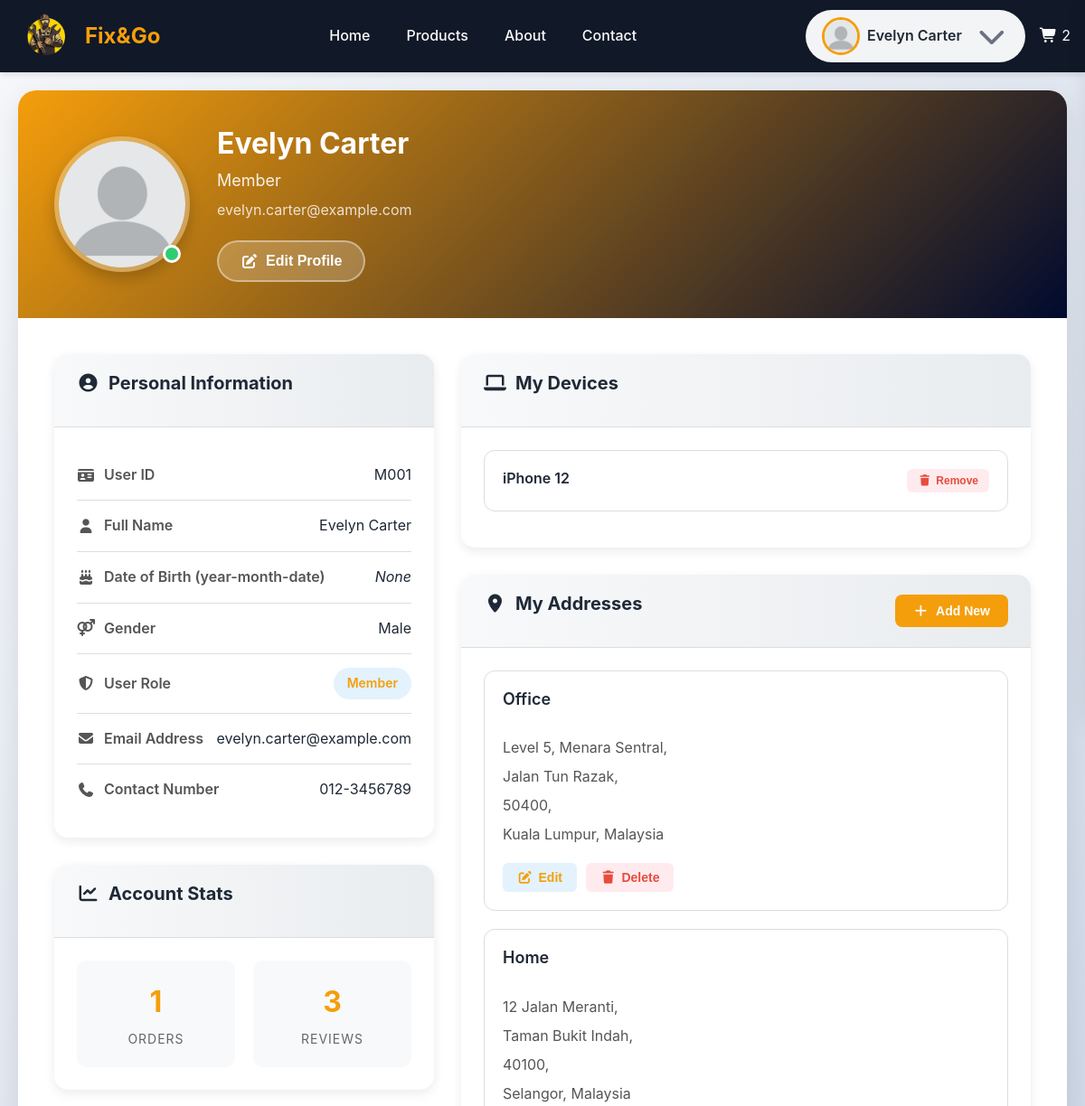
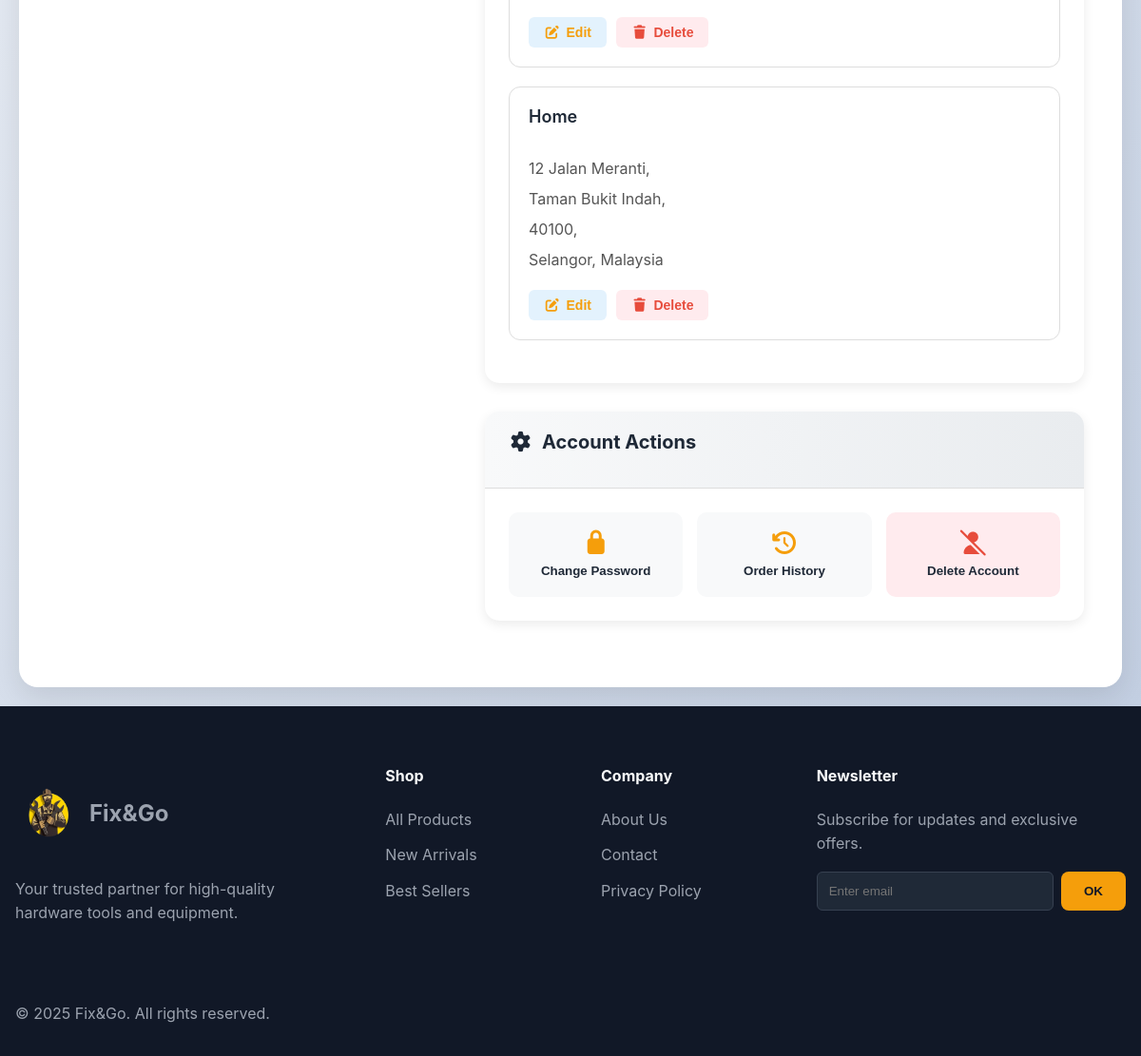
The page /pages/member/profile.php (signed in) on the database its author committed (2 pictures, top to bottom).
### tables this page shows
CREATE TABLE `userprofile` (
  `user_id` varchar(12) NOT NULL,
  `dob` date DEFAULT NULL,
  `contact_num` varchar(20) DEFAULT NULL,
  `gender` enum('Male','Female') DEFAULT NULL
);

CREATE TABLE `userdevices` (
  `mac_address` varchar(17) NOT NULL,
  `device_name` varchar(100) DEFAULT NULL,
  `user_id` varchar(12) NOT NULL
);

CREATE TABLE `address` (
  `address_id` int(11) NOT NULL,
  `address_name` varchar(20) NOT NULL DEFAULT 'Home',
  `user_id` varchar(12) NOT NULL,
  `address_one` varchar(255) NOT NULL,
  `address_two` varchar(255) DEFAULT NULL,
  `address_three` varchar(255) DEFAULT NULL,
  `state` varchar(50) NOT NULL,
  `post_code` varchar(5) NOT NULL,
  `country` varchar(40) NOT NULL DEFAULT 'Malaysia'
);

### _base.php (called while the page is built, shortened)
<?php
$rootDir = 'http://' . $_SERVER['HTTP_HOST'];
$pathPrefix = (strpos($_SERVER['SCRIPT_NAME'], '/FixAndGo_Web') === 0) ? '/FixAndGo_Web' : '';
function temp($key, $value = null)
{
    if ($value !== null) {
        $_SESSION["temp_$key"] = $value;
    } else {
        $value = $_SESSION["temp_$key"] ?? null;
        return $value;
    }
}
$host = 'localhost';
$username = 'root';
$password = '';
$dbname = 'fixandgo_db';
try {
    $_db = new PDO("mysql:host=$host;dbname=$dbname", $username, $password, [
        PDO::ATTR_DEFAULT_FETCH_MODE => PDO::FETCH_OBJ,
        PDO::ATTR_EMULATE_PREPARES   => false,
    ]);
} catch (PDOException $err) {
    die("Connection failed: " . $err->getMessage());
}
function getUserProfilePicture($userId)
{
    global $_db;
    global $pathPrefix;
    $defaultPath = $pathPrefix . "/images/profile/default_profile_picture.webp";
    try {
        $stmt = $_db->prepare("SELECT file_path FROM profilepicture WHERE user_id = ?");
        $stmt->execute([$userId]);
        $result = $stmt->fetch();
        if ($result && isset($result->file_path) && !empty($result->file_path)) {
            $filePath = $result->file_path;
            if (substr($filePath, 0, 1) !== '/') {
                $filePath = '/' . $filePath;
            }
            return $filePath;
        }
    } catch (Exception $e) {
        error_log("Profile picture error for user $userId: " . $e->getMessage());
    }
    return $defaultPath;
}

### DAO/profile_dao.php (called while the page is built, shortened)
<?php
function getAddressesByUserId($user_id)
{
    global $_db;
    $stmt = $_db->prepare("SELECT * FROM address WHERE user_id = ? ORDER BY address_id DESC");
    $stmt->execute([$user_id]);
    return $stmt->fetchAll();
}
function getUserProfileDetails($user_id)
{
    global $_db;
    $stmt = $_db->prepare("SELECT * FROM UserProfile WHERE user_id = ?");
    $stmt->execute([$user_id]);
    return $stmt->fetch();
}
function getUserDevices($id)
{
    global $_db;
    $stmt = $_db->prepare("SELECT * FROM UserDevices WHERE user_id = ?");
    $stmt->execute([$id]);
    return $stmt->fetchAll();
}
function countOrdersById($id)
{
    global $_db;
    $stmt = $_db->prepare("SELECT COUNT(order_id) AS num FROM ORDERS
                           WHERE user_id = ?");
    $stmt->execute([$id]);
    return $stmt->fetch()->num;
}
function countReviewById($id)
{
    global $_db;
    $stmt = $_db->prepare("SELECT COUNT(review_id) AS num FROM REVIEW WHERE user_id = ?");
    $stmt->execute([$id]);
    return $stmt->fetch()->num;
}

### pages/member/profile.php (the view, shortened to what this page needs)
<?php
require "../../_base.php";
include "../../_head.php";
require "../../dao/profile_dao.php";
$user_id = temp('USER_ID');
$user_name = temp('USER_NAME');
$user_role = temp('USER_ROLE');
$user_email = temp('EMAIL');
$user_profile = getUserProfileDetails($user_id);
$user_devices = getUserDevices($user_id);
$addresses = getAddressesByUserId($user_id);
?>
<link rel="stylesheet" href="<?= $rootDir ?>/css/profile.css">
<main>
    <div class="profile-container">
        <div class="profile-header">
            <div class="profile-picture-section">
                <div class="profile-picture-container">
                    <img src="<?= getUserProfilePicture($user_id) ?>"
                        alt="Profile Picture" class="profile-picture1">
                    <div class="profile-status online"></div>
                </div>
                <div class="profile-info">
                    <h1 class="profile-name"><?= htmlspecialchars($user_name) ?></h1>
                    <p class="profile-role"><?= htmlspecialchars($user_role) ?></p>
                    <p class="profile-email"><?= htmlspecialchars($user_email) ?></p>
                    <button class="edit-profile-btn">
                        <i class="fas fa-edit"></i> Edit Profile
                    </button>
                </div>
            </div>
        </div>
        <div class="profile-content">
            <div class="left-column">
                <div class="info-card">
                    <div class="card-header">
                        <h2><i class="fas fa-user-circle"></i> Personal Information</h2>
                    </div>
                    <div class="card-body">
                        <div class="info-row">
                            <div class="info-label">
                                <i class="fas fa-id-card"></i>
                                User ID
                            </div>
                            <div class="info-value"><?= htmlspecialchars($user_id) ?></div>
                        </div>
                        <div class="info-row">
                            <div class="info-label">
                                <i class="fas fa-user"></i>
                                Full Name
                            </div>
                            <div class="info-value"><?= htmlspecialchars($user_name) ?></div>
                        </div>
                        <div class="info-row">
                            <div class="info-label">
                                <i class="fas fa-birthday-cake"></i>
                                Date of Birth (year-month-date)
                            </div>
                            <div class="info-value"><?= $user_profile->dob ?? '<i>None</i>' ?>
                            </div>
                        </div>
                        <div class="info-row">
                            <div class="info-label">
                                <i class="fas fa-venus-mars"></i>
                                Gender
                            </div>
                            <div class="info-value"><?= $user_profile->gender ?? '<i>None</i>' ?></div>
                        </div>
                        <div class="info-row">
                            <div class="info-label">
                                <i class="fas fa-shield-alt"></i>
                                User Role
                            </div>
                            <div class="info-value">
                                <span class="role-badge customer"><?= htmlspecialchars($user_role) ?></span>
                            </div>
                        </div>
                        <div class="info-row">
                            <div class="info-label">
                                <i class="fas fa-envelope"></i>
                                Email Address
                            </div>
                            <div class="info-value"><?= htmlspecialchars($user_email) ?></div>
                        </div>
                        <div class="info-row">
                            <div class="info-label">
                                <i class="fas fa-phone"></i>
                                Contact Number
                            </div>
                            <div class="info-value"><?= $user_profile->contact_num ?? '<i>None</i>' ?></div>
                        </div>
                    </div>
                </div>
                <div class="info-card">
                    <div class="card-header">
                        <h2><i class="fas fa-chart-line"></i> Account Stats</h2>
                    </div>
                    <div class="card-body">
                        <div class="stats-grid">
                            <div class="stat-item">
                                <div class="stat-number"><?= countOrdersById($user_id) ?></div>
                                <div class="stat-label">Orders</div>
                            </div>
                            <div class="stat-item">
                                <div class="stat-number"><?= countReviewById($user_id) ?></div>
                                <div class="stat-label">Reviews</div>
                            </div>
                        </div>
                    </div>
                </div>
            </div>
            <div class="right-column">
                <div class="info-card">
                    <div class="card-header">
                        <h2><i class="fas fa-laptop"></i> My Devices</h2>
                    </div>
                    <div class="card-body">
                        <?php foreach ($user_devices as $key => $value): ?>
                            <div class="device-card">
                                <div class="device-info">
                                    <div class="device-details">
                                        <h3><?= $value->device_name ?></h3>
                                    </div>
                                </div>
                                <div class="device-meta">
                                    <button class="device-action remove">
                                        <i class="fas fa-trash"></i> Remove
                                    </button>
                                </div>
                            </div>
                        <?php endforeach ?>
                    </div>
                </div>
                <div class="info-card">
                    <div class="card-header">
                        <h2><i class="fas fa-map-marker-alt"></i> My Addresses</h2>
                        <button class="add-address-btn">
                            <i class="fas fa-plus"></i> Add New
                        </button>
                    </div>
                    <div class="card-body">
                        <?php foreach ($addresses as $key => $value) : ?>
                            <div class="address-card">
                                <div class="address-header">
                                    <h3><?= $value->address_name ?></h3>
                                </div>
                                <div class="address-content">
                                    <p><?= $value->address_one ? $value->address_one . ',' : '<i>None</i>' ?></p>
                                    <p><?= $value->address_two ? $value->address_two . ',' : '' ?></p>
                                    <p><?= $value->address_three ? $value->address_three . ', ' : '' ?><?= $value->post_code . ',' ?></p>
                                    <p><?= $value->state ?>, <?= $value->country ?></p>
                                </div>
                                <div class="address-actions">
                                    <button class="action-btn edit">
                                        <i class="fas fa-edit"></i> Edit
                                    </button>
                                    <button class="action-btn delete">
                                        <i class="fas fa-trash"></i> Delete
                                    </button>
                                </div>
                            </div>
                        <?php endforeach ?>
                    </div>
                </div>
                <div class="info-card">
                    <div class="card-header">
                        <h2><i class="fas fa-cog"></i> Account Actions</h2>
                    </div>
                    <div class="card-body">
                        <div class="action-grid">
                            <button class="action-card">
                                <i class="fas fa-lock"></i>
                                <span>Change Password</span>
                            </button>
                            <button class="action-card">
                                <i class="fas fa-history"></i>
                                <span>Order History</span>
                            </button>
                            <button class="action-card danger">
                                <i class="fas fa-user-slash"></i>
                                <span>Delete Account</span>
                            </button>
                        </div>
                    </div>
                </div>
            </div>
        </div>
    </div>
</main>
<?php
include "../../_foot.php";

### rows shown on the page
userprofile: dob "None", gender "Male", contact_num "012-3456789"
userdevices: device_name "iPhone 12"
address: address_name "Office", address_one "Level 5, Menara Sentral", address_two "Jalan Tun Razak", post_code "50400", state "Kuala Lumpur", country "Malaysia"
address: address_name "Home", address_one "12 Jalan Meranti", address_two "Taman Bukit Indah", post_code "40100", state "Selangor", country "Malaysia"
address: address_name "Home", address_one "12 Jalan Meranti", address_two "Taman Bukit Indah", post_code "40100", state "Selangor", country "Malaysia"

### other values the page prints
temp('USER_NAME') "Evelyn Carter"
$user_name "Evelyn Carter"
$user_role "Member"
$user_email "evelyn.carter@example.com"
$user_id "M001"
countOrdersById($user_id) "1"
countReviewById($user_id) "3"
